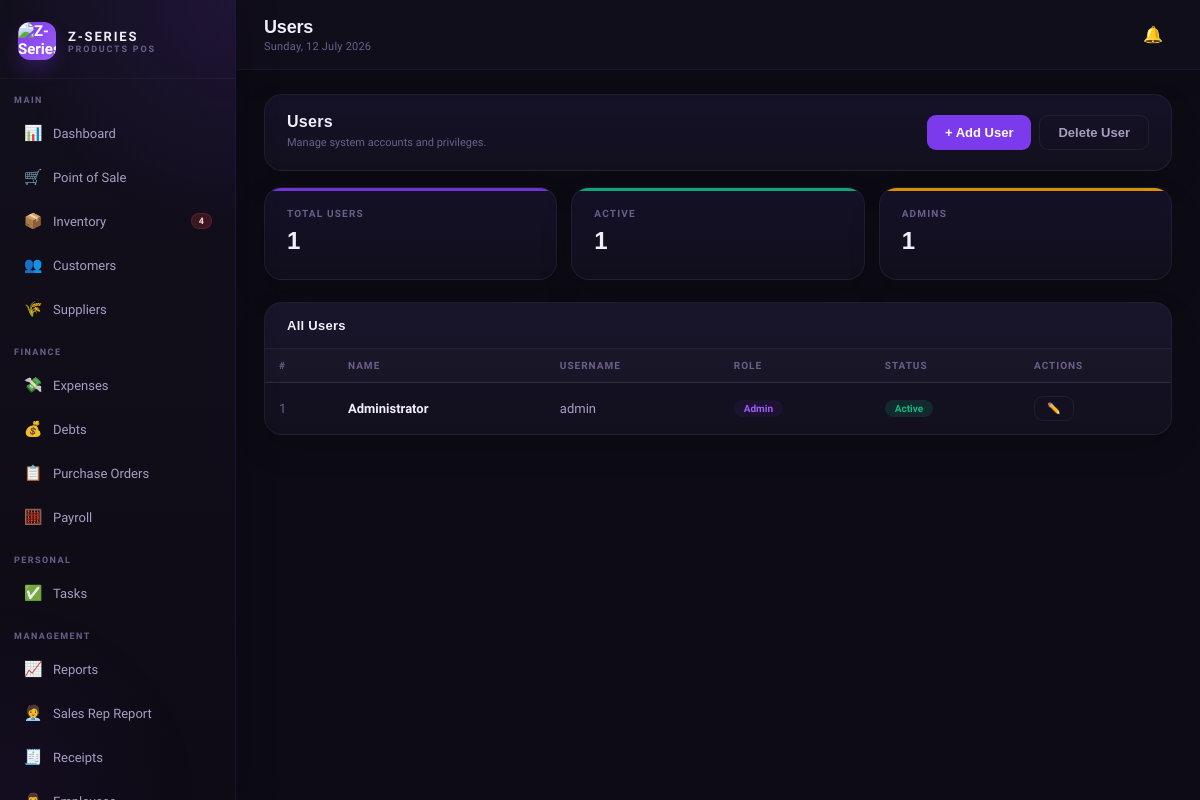
/users.php (signed in), run on the app's committed database.
### tables this page shows
CREATE TABLE users (
  id INT AUTO_INCREMENT PRIMARY KEY,
  name VARCHAR(100) NOT NULL,
  username VARCHAR(50) UNIQUE NOT NULL,
  password VARCHAR(255) NOT NULL,
  email VARCHAR(150),
  role ENUM('admin','cashier','manager') DEFAULT 'cashier',
  phone VARCHAR(20),
  privileges TEXT,
  status ENUM('active','inactive') DEFAULT 'active',
  created_at TIMESTAMP DEFAULT CURRENT_TIMESTAMP
);

### users.php (the view, shortened to what this page needs)
<?php
require_once 'includes/header.php';
$users = $conn->query("SELECT * FROM users ORDER BY created_at DESC");
$stats = $conn->query("SELECT COUNT(*) as total, SUM(status='active') as active, SUM(role='admin') as admins, SUM(role='manager') as managers, SUM(role='cashier') as cashiers FROM users")->fetch_assoc();
?>
<div class="card" style="margin-bottom:16px">
  <div class="card-body" style="display:flex;align-items:center;justify-content:space-between;gap:16px;flex-wrap:wrap">
    <div>
      <div class="card-title" style="font-size:16px;margin-bottom:4px">Users</div>
      <div class="stat-sub">Manage system accounts and privileges.</div>
    </div>
    <div style="display:flex;gap:8px;flex-wrap:wrap">
      <button class="btn btn-primary" onclick="openModal('add-user-modal')">+ Add User</button>
      <button class="btn btn-outline" onclick="openModal('delete-user-modal')">Delete User</button>
    </div>
  </div>
</div>
<div class="stats-grid-3">
  <div class="stat-card purple"><div class="stat-label">Total Users</div><div class="stat-value"><?= (int)$stats['total'] ?></div></div>
  <div class="stat-card green"><div class="stat-label">Active</div><div class="stat-value"><?= (int)$stats['active'] ?></div></div>
  <div class="stat-card amber"><div class="stat-label">Admins</div><div class="stat-value"><?= (int)$stats['admins'] ?></div></div>
</div>
<div class="card">
  <div class="card-header"><span class="card-title">All Users</span></div>
  <div class="table-wrap">
    <table>
      <thead>
        <tr><th>#</th><th>Name</th><th>Username</th><th>Role</th><th>Status</th><th>Actions</th></tr>
      </thead>
      <tbody>
        <?php $i = 1; while ($u = $users->fetch_assoc()): ?>
        <tr>
          <td class="text-muted"><?=$i++?></td>
          <td class="td-bold"><?=htmlspecialchars($u['name'])?></td>
          <td><?=htmlspecialchars($u['username'])?></td>
          <td><span class="badge badge-purple"><?=htmlspecialchars(ucfirst($u['role']))?></span></td>
          <td><span class="badge badge-<?= $u['status']==='active' ? 'success' : 'danger' ?>"><?=htmlspecialchars(ucfirst($u['status']))?></span></td>
          <td style="display:flex;gap:8px;align-items:center;flex-wrap:wrap">
            <button type="button" class="btn btn-outline btn-sm" title="Edit" aria-label="Edit" onclick='openEditUser(this)'
              data-id="<?=$u['id']?>"
              data-name="<?=htmlspecialchars($u['name'], ENT_QUOTES)?>"
              data-username="<?=htmlspecialchars($u['username'], ENT_QUOTES)?>"
              data-email="<?=htmlspecialchars($u['email'] ?? '', ENT_QUOTES)?>"
              data-role="<?=htmlspecialchars($u['role'], ENT_QUOTES)?>"
              data-phone="<?=htmlspecialchars($u['phone'], ENT_QUOTES)?>"
              data-status="<?=htmlspecialchars($u['status'], ENT_QUOTES)?>"
              data-privileges="<?=htmlspecialchars($u['privileges'] ?? '', ENT_QUOTES)?>"
            >✏️</button>
          </td>
        </tr>
        <?php endwhile; ?>
      </tbody>
    </table>
  </div>
</div>
<?php require_once 'includes/footer.php'; ?>

### css/style.css (style rules this page uses)
* { margin:0;padding:0;box-sizing:border-box }
:root { --bg:#0D0B14;--bg2:#13101E;--bg3:#1A1628;--bg4:#211D35; --purple:#7C3AED;--purple2:#9D5FF5;--purple3:#5B21B6; --purple-glow:rgba(124,58,237,0.15);--purple-light:rgba(124,58,237,0.08); --text:#F1EEF9;--text2:#A89DC4;--text3:#6B5F8A; --border:rgba(124,58,237,0.18);--border2:rgba(255,255,255,0.06); --success:#10B981;--warning:#F59E0B;--danger:#EF4444;--info:#3B82F6; --card-bg:#16122A; }
body { font-family:'Satoshi',sans-serif;background:var(--bg);color:var(--text);min-height:100vh }
.premium-content .stats-grid, .premium-content .grid-2, .premium-content .grid-3-1, .premium-content .card, .premium-content .filter-bar { position:relative;z-index:1 }
.stats-grid-3 { display:grid;grid-template-columns:repeat(3,1fr);gap:14px;margin-bottom:22px }
.stat-card { background:linear-gradient(180deg,rgba(22,18,42,0.96),rgba(17,14,28,0.98));border:1px solid var(--border2);border-radius:18px;padding:20px 22px;position:relative;overflow:hidden;box-shadow:0 14px 30px rgba(0,0,0,0.18) }
.stat-card::before { content:'';position:absolute;top:0;left:0;right:0;height:3px;opacity:0.95 }
.stat-card.purple::before { background:var(--purple) }
.stat-card.green::before { background:var(--success) }
.stat-card.amber::before { background:var(--warning) }
.stat-label { font-size:10px;font-weight:700;color:var(--text3);text-transform:uppercase;letter-spacing:0.12em;margin-bottom:8px }
.stat-value { font-size:24px;font-weight:800;color:var(--text);font-family:'Syne',sans-serif;margin-bottom:4px;letter-spacing:-0.02em }
.stat-sub { font-size:11px;color:var(--text3);line-height:1.5 }
.card { background:linear-gradient(180deg,rgba(22,18,42,0.96),rgba(19,16,30,0.98));border:1px solid var(--border2);border-radius:18px;overflow:hidden;margin-bottom:16px;box-shadow:0 14px 30px rgba(0,0,0,0.16) }
.card-header { padding:15px 22px;border-bottom:1px solid var(--border2);display:flex;align-items:center;justify-content:space-between;background:rgba(255,255,255,0.01) }
.card-title { font-size:13px;font-weight:800;color:var(--text);font-family:'Syne',sans-serif;letter-spacing:0.02em }
.card-body { padding:18px 22px }
.table-wrap { overflow-x:auto }
table { width:100%;border-collapse:collapse }
th { padding:11px 14px;text-align:left;font-size:10px;font-weight:800;color:var(--text3);text-transform:uppercase;letter-spacing:0.1em;border-bottom:1px solid var(--border2);background:rgba(255,255,255,0.02);white-space:nowrap }
td { padding:13px 14px;font-size:13px;color:var(--text2);border-bottom:1px solid var(--border2);vertical-align:middle }
tr:last-child td { border-bottom:none }
.td-bold { color:var(--text);font-weight:600 }
.badge { padding:3px 10px;border-radius:99px;font-size:10px;font-weight:700;display:inline-block;white-space:nowrap }
.badge-success { background:rgba(16,185,129,0.15);color:var(--success) }
.badge-purple { background:var(--purple-light);color:var(--purple2) }
.text-muted { color:var(--text3) }
.btn { padding:9px 18px;border-radius:9px;border:none;font-size:13px;font-weight:600;cursor:pointer;font-family:'DM Sans',sans-serif;transition:all 0.15s;text-decoration:none;display:inline-flex;align-items:center;gap:6px }
.btn-primary { background:var(--purple);color:white }
.btn-outline { background:transparent;border:1px solid var(--border2);color:var(--text2) }
.btn-sm { padding:5px 12px;font-size:11px }
.table-wrap td .btn-outline.btn-sm { white-space:nowrap }
.table-wrap td .btn, .table-wrap td form { display:inline-flex;align-items:center }

### data on the page
users: name "Administrator", username "admin", role "Admin", status "Active"

### other printed values
$low_stock_count "4"
$page_title "Users"
$stats['total'] "1"
$stats['active'] "1"
$stats['admins'] "1"
